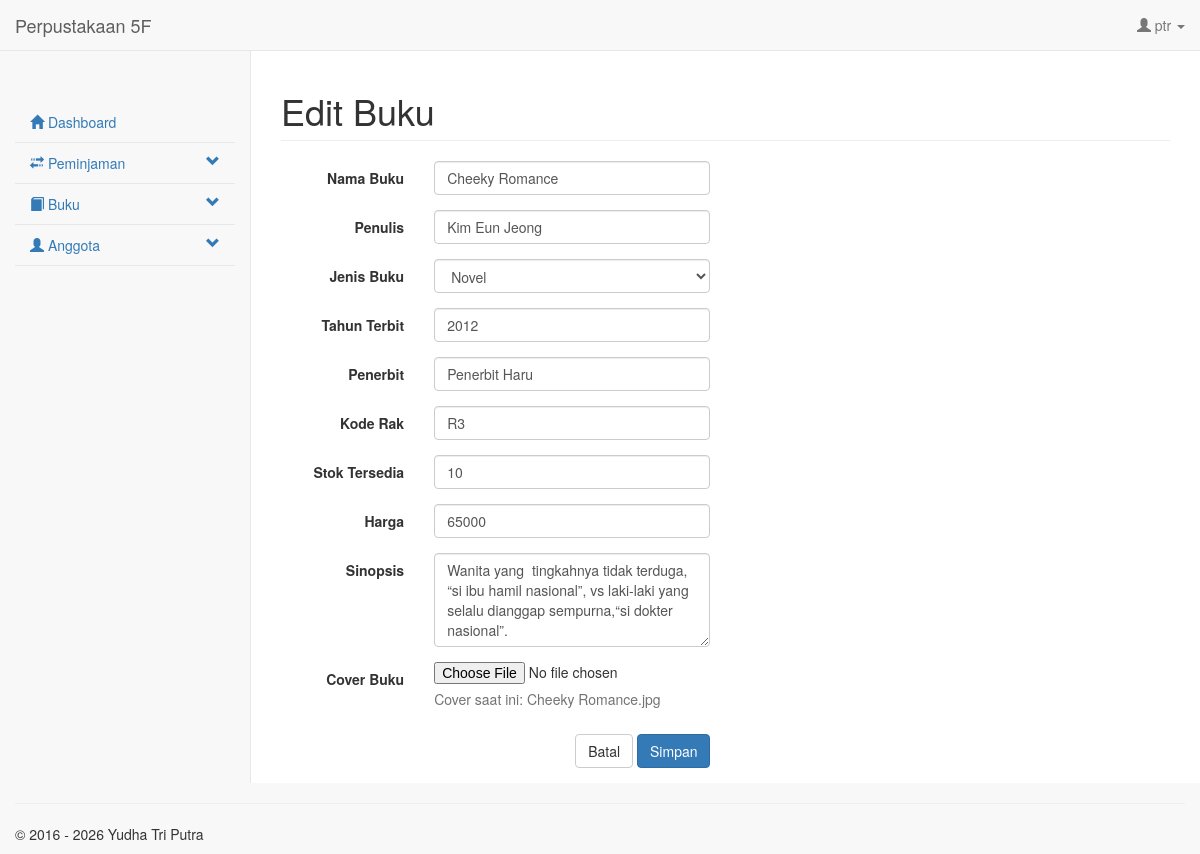
The app's page /form/input_buku.php?id=4 (signed in) with its own data.
### tables this page shows
CREATE TABLE IF NOT EXISTS `t_account` (
  `id_t_account` int(11) NOT NULL AUTO_INCREMENT,
  `id_p_role` int(11) NOT NULL,
  `username` varchar(30) NOT NULL,
  `password` varchar(255) NOT NULL COMMENT 'password_hash; akun lama MD5 dimigrasikan saat login',
  `create_date` datetime NOT NULL,
  `create_by` varchar(30) NOT NULL COMMENT 'Username',
  `update_date` datetime DEFAULT NULL,
  `update_by` varchar(30) DEFAULT NULL COMMENT 'Username',
  PRIMARY KEY (`id_t_account`),
  UNIQUE KEY `uk_account_username` (`username`),
  KEY `idx_account_role` (`id_p_role`)
);

CREATE TABLE IF NOT EXISTS `t_buku` (
  `id_t_buku` int(11) NOT NULL AUTO_INCREMENT,
  `nama_buku` varchar(128) NOT NULL,
  `jenis` varchar(30) NOT NULL,
  `penulis` varchar(64) NOT NULL,
  `penerbit` varchar(64) NOT NULL,
  `tahun_terbit` year(4) NOT NULL,
  `harga` int(8) NOT NULL COMMENT 'Untuk perhitungan denda',
  `kode_rak` varchar(10) NOT NULL,
  `stok` int(11) NOT NULL,
  `sinopsis` text NULL,
  `gambar` varchar(255),
  `create_date` date NOT NULL,
  `create_by` varchar(30) NOT NULL COMMENT 'Username',
  `update_date` datetime DEFAULT NULL,
  `update_by` varchar(30) DEFAULT NULL COMMENT 'Username',
  PRIMARY KEY (`id_t_buku`),
  KEY `idx_buku_nama` (`nama_buku`),
  KEY `idx_buku_jenis` (`jenis`)
);

### setting/koneksi.php (called while the page is built, shortened)
<?php
function e($value): string
{
    return htmlspecialchars((string) ($value ?? ''), ENT_QUOTES, 'UTF-8');
}
function request_int(array $source, string $key, int $default = 0): int
{
    $value = filter_var($source[$key], FILTER_VALIDATE_INT);
    return $value === false ? $default : (int) $value;
}
function current_account(mysqli $db): ?array
{
    $username = (string) $_SESSION['login_user'];
    $stmt = mysqli_prepare($db, 'SELECT id_t_account, id_p_role, username FROM t_account WHERE username = ? LIMIT 1');
    mysqli_stmt_bind_param($stmt, 's', $username);
    mysqli_stmt_execute($stmt);
    $result = mysqli_stmt_get_result($stmt);
    $account = mysqli_fetch_assoc($result) ?: null;
    return $account;
}
function require_login(mysqli $db, string $redirect = '../index.php'): array
{
    $account = current_account($db);
    return $account;
}
function require_roles(mysqli $db, array $roles, string $redirect = 'dashboard.php'): array
{
    $account = require_login($db);
    return $account;
}

### setting/session.php (called while the page is built, shortened)
<?php
require_once __DIR__ . '/koneksi.php';
$current_account = require_login($db, '../index.php');

### form/input_buku.php (the view, shortened to what this page needs)
<?php
require_once __DIR__ . '/../setting/session.php';
$account = require_roles($db, [1, 2], 'dashboard.php');
$bukuId = request_int($_GET, 'id');
$tampil_data = [
    'nama_buku' => '', 'jenis' => 'Umum', 'penulis' => '', 'penerbit' => '',
    'tahun_terbit' => date('Y'), 'harga' => 0, 'kode_rak' => '', 'stok' => 0,
    'sinopsis' => '', 'gambar' => '',
];
if ($bukuId > 0) {
    $stmt = mysqli_prepare($db, 'SELECT * FROM t_buku WHERE id_t_buku = ? LIMIT 1');
    mysqli_stmt_bind_param($stmt, 'i', $bukuId);
    mysqli_stmt_execute($stmt);
    $book = mysqli_fetch_assoc(mysqli_stmt_get_result($stmt));
    $tampil_data = array_merge($tampil_data, $book);
}
$isCreate = $bukuId <= 0;
$judul = $isCreate ? 'Input Buku' : 'Edit Buku';
include __DIR__ . '/header.php';
?>
<div id="page-wrapper">
    <div class="row"><div class="col-lg-12"><h1 class="page-header"><?php echo e($judul); ?></h1></div></div>
    <div class="row">
        <div class="col-lg-6">
            <form class="form-horizontal" method="post" enctype="multipart/form-data">
                <div class="form-group"><label class="control-label col-sm-4">Nama Buku</label><div class="col-sm-8"><input type="text" maxlength="128" class="form-control" name="nama" value="<?php echo e($tampil_data['nama_buku']); ?>" required></div></div>
                <div class="form-group"><label class="control-label col-sm-4">Penulis</label><div class="col-sm-8"><input type="text" maxlength="64" class="form-control" name="penulis" value="<?php echo e($tampil_data['penulis']); ?>" required></div></div>
                <div class="form-group">
                    <label class="control-label col-sm-4">Jenis Buku</label>
                    <div class="col-sm-8"><select name="jenisnya" class="form-control">
                        <?php foreach (['Umum', 'Komputer', 'Novel', 'Pengembangan Diri', 'Komik'] as $type): ?>
                            <option value="<?php echo e($type); ?>" <?php echo $tampil_data['jenis'] === $type ? 'selected' : ''; ?>><?php echo e($type); ?></option>
                        <?php endforeach; ?>
                    </select></div>
                </div>
                <div class="form-group"><label class="control-label col-sm-4">Tahun Terbit</label><div class="col-sm-8"><input type="number" min="1000" max="<?php echo (int) date('Y') + 1; ?>" class="form-control" name="tahun" value="<?php echo (int) $tampil_data['tahun_terbit']; ?>" required></div></div>
                <div class="form-group"><label class="control-label col-sm-4">Penerbit</label><div class="col-sm-8"><input type="text" maxlength="64" class="form-control" name="penerbit" value="<?php echo e($tampil_data['penerbit']); ?>" required></div></div>
                <div class="form-group"><label class="control-label col-sm-4">Kode Rak</label><div class="col-sm-8"><input type="text" maxlength="10" class="form-control" name="koderak" value="<?php echo e($tampil_data['kode_rak']); ?>" required></div></div>
                <div class="form-group"><label class="control-label col-sm-4">Stok Tersedia</label><div class="col-sm-8"><input type="number" min="0" class="form-control" name="stok" value="<?php echo (int) $tampil_data['stok']; ?>" required></div></div>
                <div class="form-group"><label class="control-label col-sm-4">Harga</label><div class="col-sm-8"><input type="number" min="0" class="form-control" name="harga" value="<?php echo (int) $tampil_data['harga']; ?>" required></div></div>
                <div class="form-group"><label class="control-label col-sm-4">Sinopsis</label><div class="col-sm-8"><textarea name="sinopsis" maxlength="1000" class="form-control" rows="4"><?php echo e($tampil_data['sinopsis']); ?></textarea></div></div>
                <div class="form-group">
                    <label class="control-label col-sm-4">Cover Buku</label>
                    <div class="col-sm-8">
                        <input type="file" name="fileToUpload" accept="image/jpeg,image/png,image/webp" <?php echo $isCreate ? 'required' : ''; ?>>
                        <?php if (!$isCreate && !empty($tampil_data['gambar'])): ?><p class="help-block">Cover saat ini: <?php echo e($tampil_data['gambar']); ?></p><?php endif; ?>
                    </div>
                </div>
                <div class="form-group text-right"><div class="col-sm-offset-4 col-sm-8"><a href="data_buku.php" class="btn btn-default">Batal</a> <button type="submit" class="btn btn-primary">Simpan</button></div></div>
            </form>
        </div>
    </div>
</div>
<?php include __DIR__ . '/footer.php'; ?>

### form/header.php (shortened to what this page needs)
<?php
require_once __DIR__ . '/../setting/session.php';
$usersession = (string) $current_account['username'];
$roleId = (int) $current_account['id_p_role'];
?>
<!DOCTYPE html>
<html lang="id">
<head>
    <link rel="stylesheet" href="../template/alert.css">
    <link rel="stylesheet" href="../template/css/bootstrap.min.css">
    <link rel="stylesheet" href="../template/css/sb-admin-2.css">
    <link rel="stylesheet" href="../template/js/jquery-ui-1.13.2/jquery-ui.min.css">
</head>
<body>
<nav class="navbar navbar-default navbar-static-top" role="navigation" style="margin-bottom:0">
    <div class="container-fluid">
        <div class="navbar-header">
            <a class="navbar-brand" href="dashboard.php">Perpustakaan 5F</a>
        </div>
        <div id="navbar" class="navbar-collapse collapse">
            <ul class="nav navbar-nav navbar-right">
                <li class="dropdown">
                    <a class="dropdown-toggle" data-toggle="dropdown" href="#"><span class="glyphicon glyphicon-user"></span> <?php echo e($usersession); ?> <span class="caret"></span></a>
                </li>
            </ul>
        </div>
    </div>
</nav>
<div class="container-fluid">
    <div class="row">
        <div class="col-sm-3 col-md-2 sidebar">
            <ul class="nav nav-sidebar">
                <li><a href="dashboard.php"><span class="glyphicon glyphicon-home"></span> Dashboard</a></li>
                <?php if (in_array($roleId, [1, 2], true)): ?>
                    <li class="parent">
                        <a href="#sub-peminjaman" data-toggle="collapse"><span class="glyphicon glyphicon-transfer"></span> Peminjaman <span class="glyphicon glyphicon-chevron-down pull-right"></span></a>
                    </li>
                <?php endif; ?>
                <li class="parent">
                    <a href="#sub-buku" data-toggle="collapse"><span class="glyphicon glyphicon-book"></span> Buku <span class="glyphicon glyphicon-chevron-down pull-right"></span></a>
                </li>
                <?php if (in_array($roleId, [1, 2], true)): ?>
                    <li class="parent">
                        <a href="#sub-anggota" data-toggle="collapse"><span class="glyphicon glyphicon-user"></span> Anggota <span class="glyphicon glyphicon-chevron-down pull-right"></span></a>
                    </li>
                <?php endif; ?>
            </ul>
        </div>

### template/css/sb-admin-2.css (style rules this page uses)
body { background-color: #f8f8f8; }
#page-wrapper { padding: 0 15px; min-height: 568px; background-color: white; }
@media (min-width: 768px) { #page-wrapper { position: inherit; margin: 0 0 0 250px; padding: 0 30px; border-left: 1px solid #e7e7e7; } }
.sidebar ul li { border-bottom: 1px solid #e7e7e7; }
@media (min-width: 768px) { .sidebar { z-index: 1; position: absolute; width: 250px; margin-top: 51px; } }

### records on screen
t_account: username "ptr"
t_buku: nama "Cheeky Romance", penulis "Kim Eun Jeong", tahun "2012", penerbit "Penerbit Haru", koderak "R3", stok "10", harga "65000", sinopsis "Wanita yang tingkahnya tidak terduga, “si ibu hamil nasional”, vs laki-laki yang selalu dianggap sempurna,“si dokter nasional”.", gambar "Cheeky Romance.jpg"

### other values on screen
$judul "Edit Buku"
form field jenisnya "Novel"
